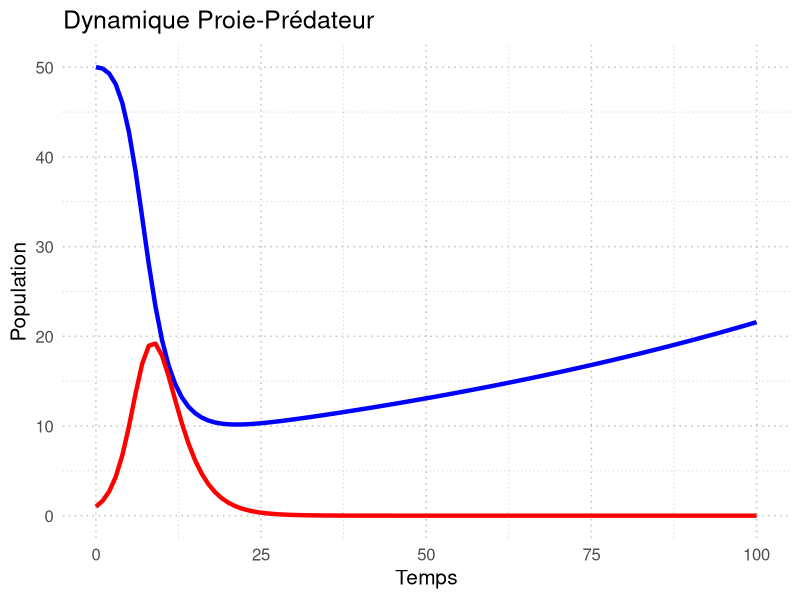

The R script that drew this image:
# Paramètres du modèle
r_p <- 0.01  # Taux de croissance des proies
a <- 0.01   # Taux de prédation
b <- 0.02   # Efficacité de reproduction des prédateurs
d <- 0.5   # Taux de mortalité des prédateurs

# Conditions initiales des populations
N_p_0 <- 50  # Population initiale des proies
N_pr_0 <- 1  # Population initiale des prédateurs

# Temps d'observation (de 0 à 100, par pas de 1)
t <- seq(0, 100, by=1)

# Modèle de Lotka-Volterra ajusté avec reproduction des prédateurs
model <- function(t, state, parameters) {
  with(as.list(c(state, parameters)), {
    # Modèle de la population des proies
    dN_p <- r_p * N_p - a * N_p * N_pr
    # Modèle de la population des prédateurs avec reproduction basée sur la prédation
    dN_pr <- b * N_p * N_pr - d * N_pr
    return(list(c(dN_p, dN_pr)))
  })
}

# Définir l'état initial
state <- c(N_p = N_p_0, N_pr = N_pr_0)

# Paramètres du modèle
parameters <- c(r_p = r_p, a = a, b = b, d = d)

# Résolution du système d'équations différentielles
library(deSolve)
out <- ode(y = state, times = t, func = model, parms = parameters)

# Convertir la sortie en data frame pour ggplot
out_df <- as.data.frame(out)

# Visualisation améliorée avec ggplot2
library(ggplot2)
ggplot(out_df, aes(x = time)) +
  geom_line(aes(y = N_p, color = "Proies"), size = 1.5) + 
  geom_line(aes(y = N_pr, color = "Prédateurs"), size = 1.5) +
  labs(title = "Dynamique Proie-Prédateur",
       x = "Temps",
       y = "Population",
       color = "Légende") +
  scale_color_manual(values = c("Proies" = "blue", "Prédateurs" = "red")) +
  theme_minimal(base_size = 15) +
  theme(legend.position = "topright",
        panel.grid.major = element_line(color = "gray", size = 0.5, linetype = "dotted"),
        panel.grid.minor = element_line(color = "gray", size = 0.25, linetype = "dotted"))
